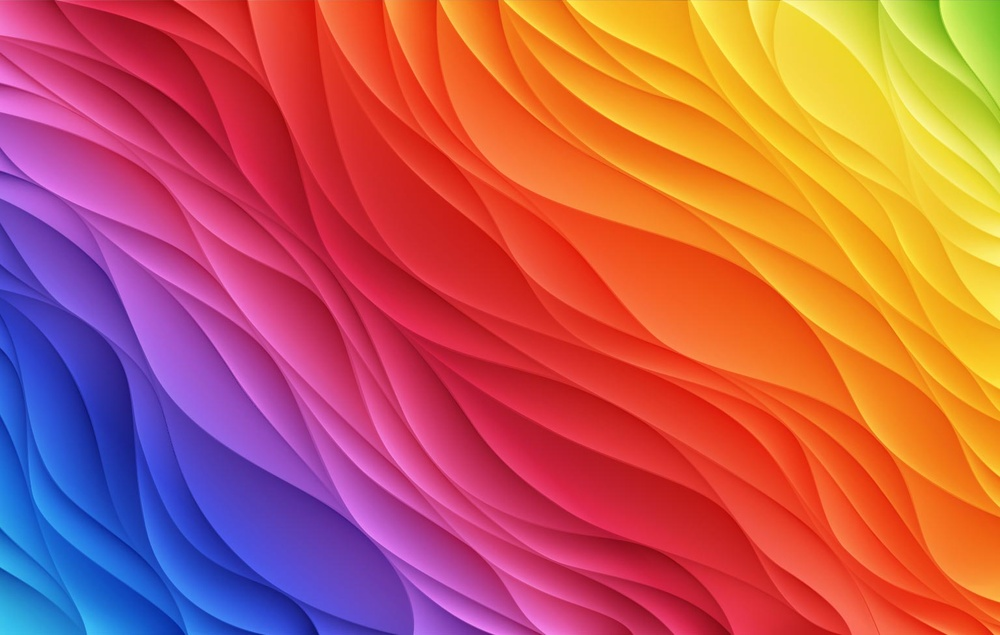
%> input picture HW1/colors.jpg, 1000 x 635 px, shrunk from 1536 x 975 before the run
$ octave main.m   (GNU Octave 9; MATLAB toolbox functions it lacks are replaced by stand-ins)
%> lines starting %> are read from the running program, lines starting %| are printed output that depends on the picture
%> further down, rgbImage is the input picture: size 635x1000x3 uint8; mean R, G, B 194.3, 90.8, 86.6
### HW1/color_hist.m
% color_histogram.m
function color_hist(rgbImage)
    % Defining each color plane
    red = rgbImage(:, :, 1);
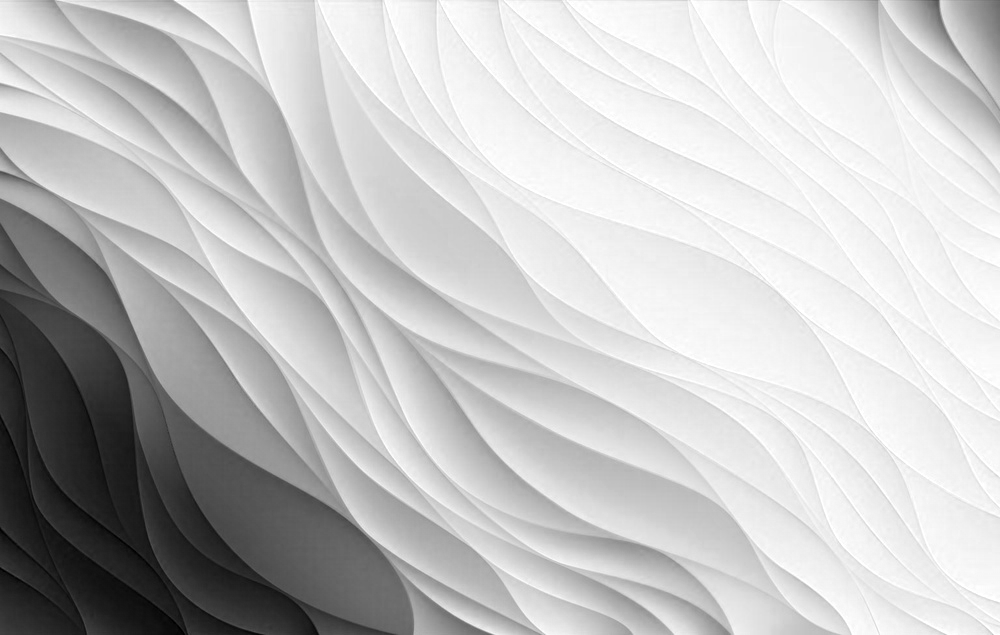
%> red: size 635x1000 uint8; min 0, max 255, mean 194.3
    green = rgbImage(:, :, 2);
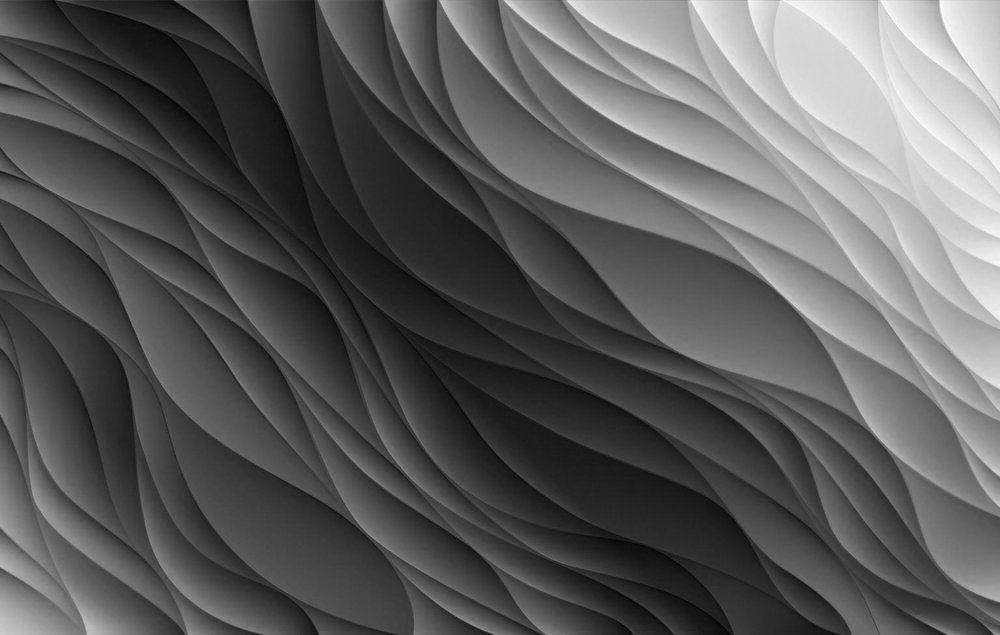
%> green: size 635x1000 uint8; min 1, max 255, mean 90.8
    blue = rgbImage(:, :, 3);
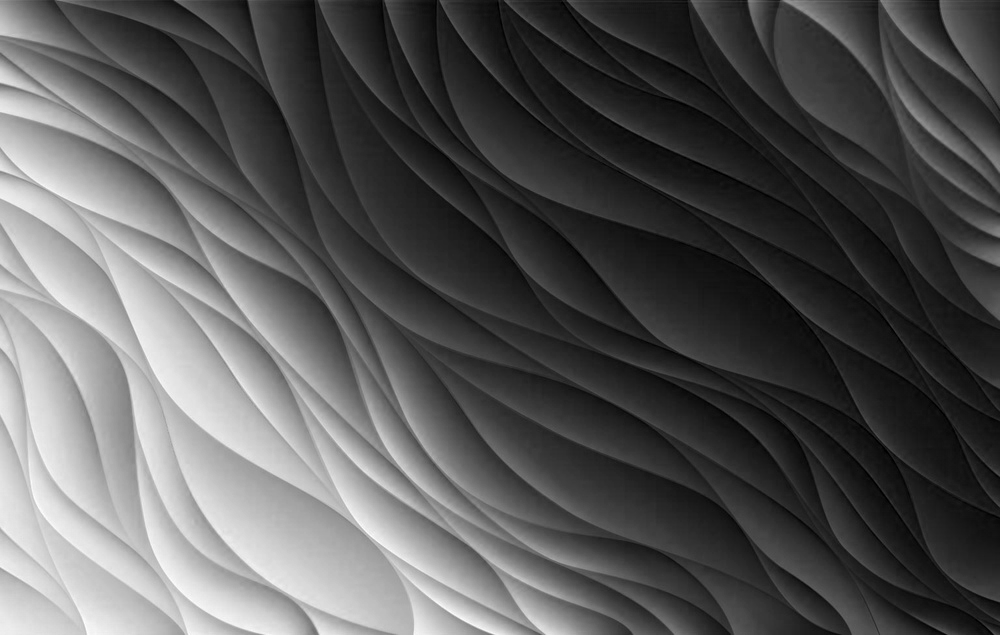
%> blue: size 635x1000 uint8; min 0, max 255, mean 86.6
    levels = 256; % 8-bit images

    % Determine the maximum value of all 3 planes and use as y-limit
%> the run ends on the next line
    [~,Fred] = mode(red,'all');
    [~,Fgreen] = mode(green, 'all');
    [~,Fblue] = mode(blue, 'all');
    ylimit = max([Fblue,Fgreen,Fred]);

    %## Histogram for Red (3 rows, 1 column, x subplot)
    imhist(red, levels); title('Red');
    % change graph color to red
    myHist = findobj(gca, 'Type', 'Stem'); myHist.Color = [1 0 0];
    % change plot limits
    xlim([0 levels-1]); ylim([0 ylimit]);

    %## Histogram for Green
    figure; imhist(green, levels); title('Green');
    % change graph color to green
    myHist = findobj(gca, 'Type', 'Stem'); myHist.Color = [0 1 0];
    % change plot limits
    xlim([0 levels-1]); ylim([0 ylimit]);

    %## Histogram for Blue
    figure; imhist(blue, levels); title('Blue');
    % change graph color to blue
    myHist = findobj(gca, 'Type', 'Stem'); myHist.Color = [0 0 1];
    % change plot limits
    xlim([0 levels-1]); ylim([0 ylimit]);
end

### HW1/main.m
clc
clear
close all
% Read the image
imageFile = 'colors.jpg'; % file name
rgbImage = imread(imageFile);

% Call the function to calculate and plot the histograms for each color plane
color_hist(rgbImage);

$ run again, with HW1/Retina.png saved as HW1/colors.jpg
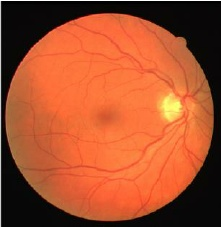
%> input picture HW1/Retina.png, 221 x 227 px
%> rgbImage is the input picture: size 227x221x3 uint8; mean R, G, B 163.8, 79.3, 44.6
%> in color_hist, `green = rgbImage(:, :, 2);`:
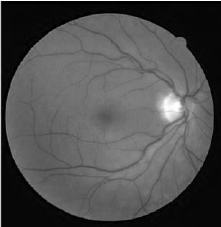
%> green: size 227x221 uint8; min 0, max 255, mean 79.3
%> in color_hist, `blue = rgbImage(:, :, 3);`:
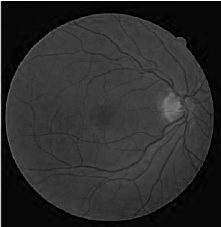
%> blue: size 227x221 uint8; min 0, max 255, mean 44.6
